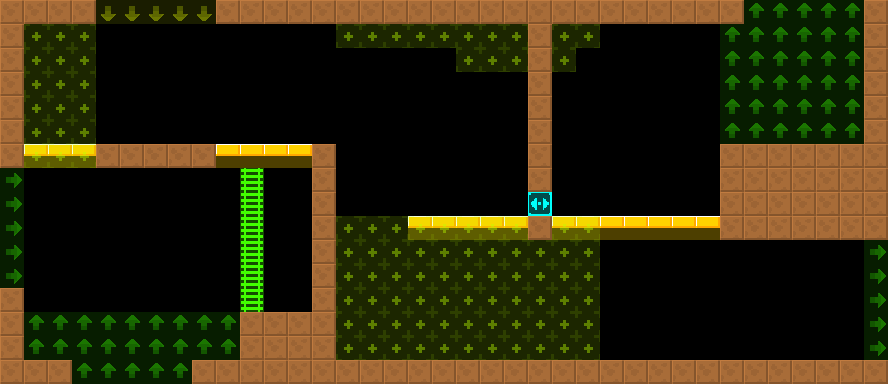

Tiled map render using the project's own tile images. Description and the map definition, with tile-layer contents summarised, below:
An orthogonal 37x16 tile map with 24x24 px tiles, 2 tile layers (col, lnk), 2 tilesets.

<map version="1.4" tiledversion="1.4.2" orientation="orthogonal" renderorder="right-down" width="37" height="16" tilewidth="24" tileheight="24" infinite="0" nextlayerid="4" nextobjectid="8">
 <tileset firstgid="6" source="../../lnk.tsx" />
 <tileset firstgid="1" source="../../col.tsx" />
 <layer id="1" name="col" width="37" height="16">
  <data>[592 cells, 155 non-empty, 4 distinct tile ids]</data>
 </layer>
 <layer id="2" name="lnk" width="37" height="16" opacity="0.5">
  <data>[592 cells, 170 non-empty, 4 distinct tile ids]</data>
 </layer>
 <objectgroup id="3" name="markers" opacity="0.5">
 </objectgroup>
</map>
